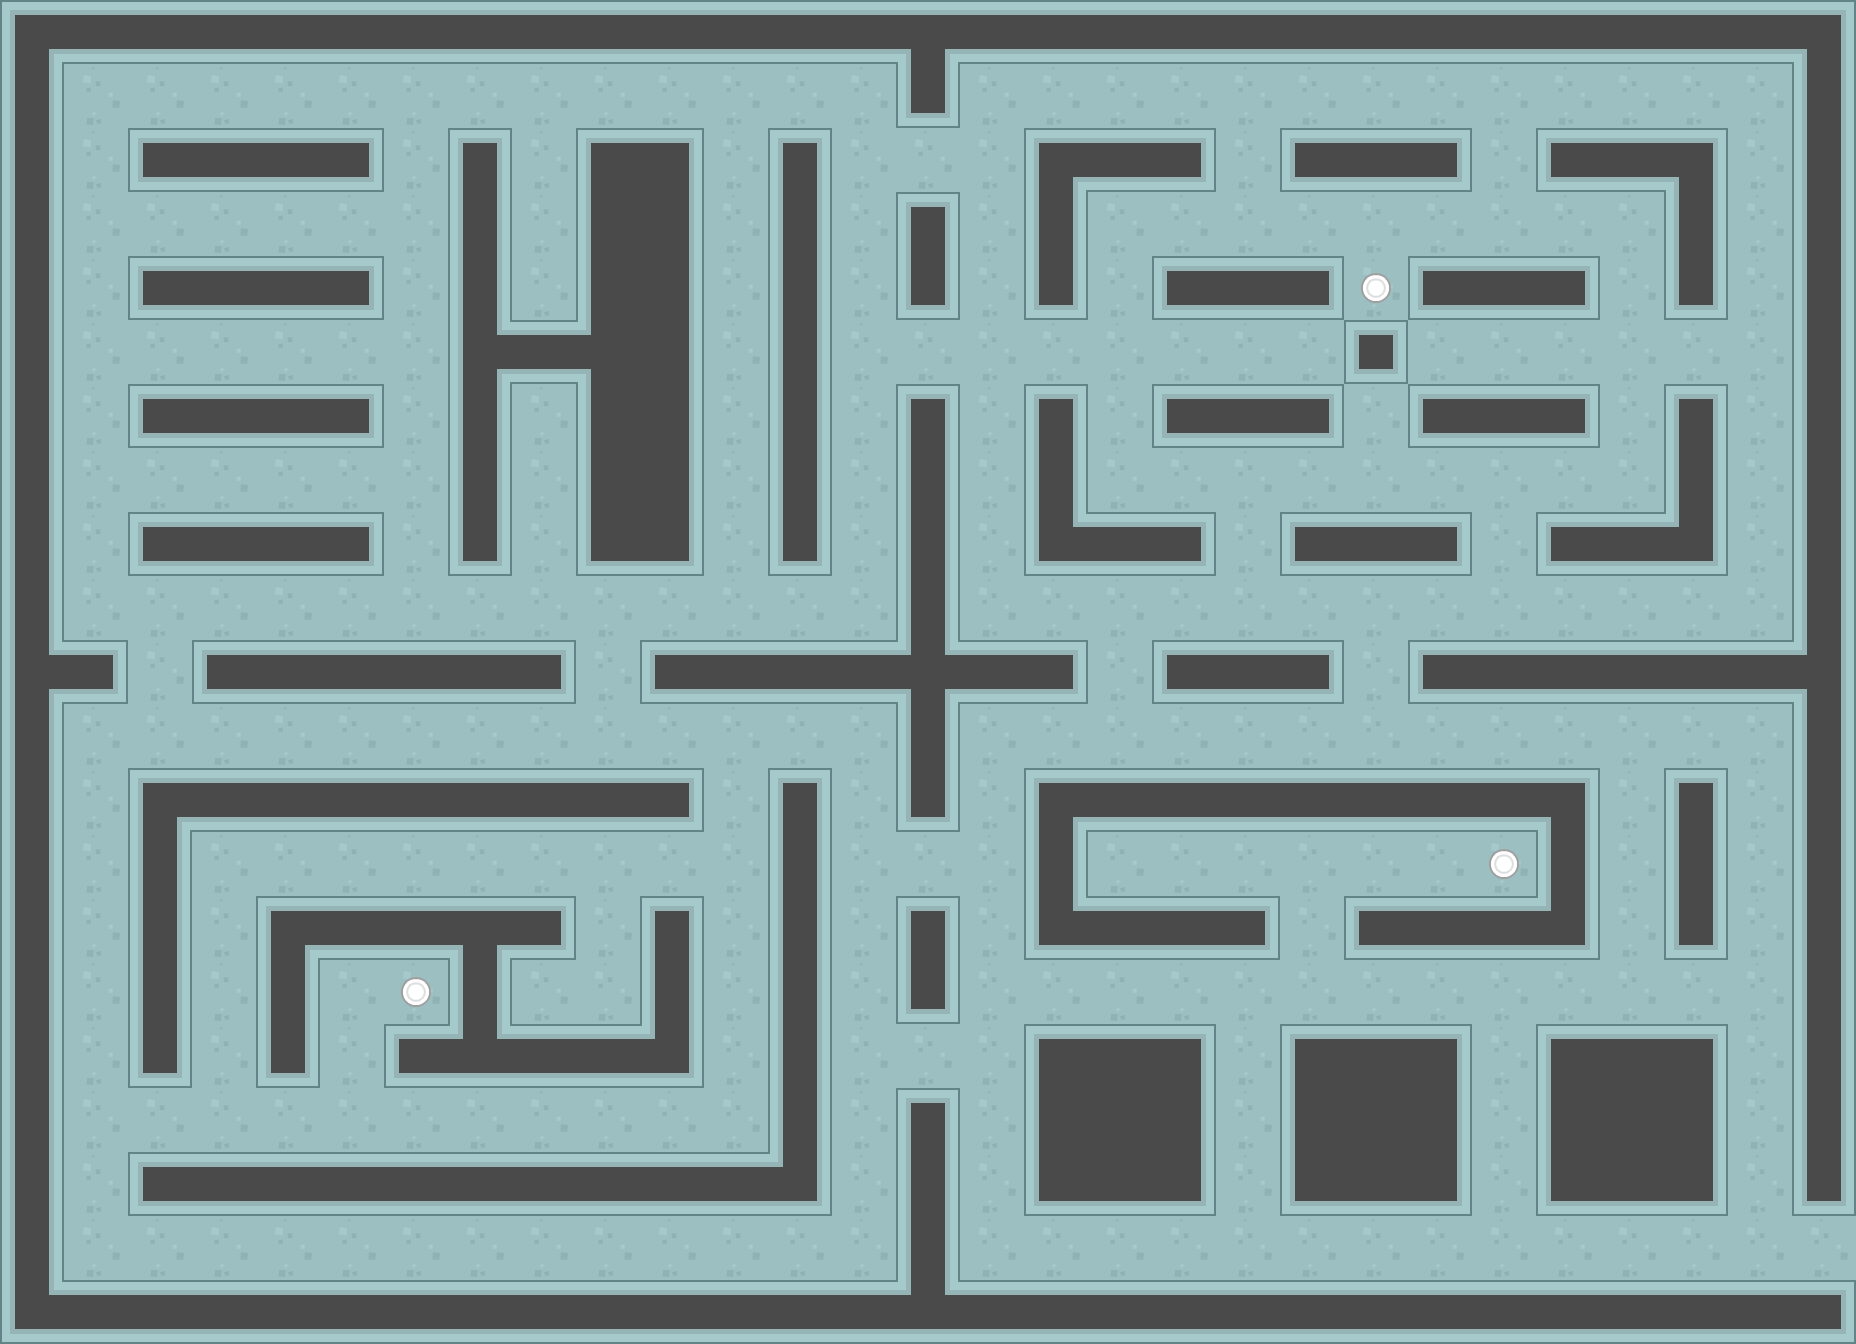

This is a level from a 2D game, rendered from its Tiled map with the project's own tilesets. A one-line summary and the complete map file follow:
An orthogonal 29x21 tile map with 64x64 px tiles, 2 tile layers (Background, Walls & Interactibles).

<map version="1.10" tiledversion="1.10.1" orientation="orthogonal" renderorder="right-down" width="29" height="21" tilewidth="64" tileheight="64" infinite="0" nextlayerid="3" nextobjectid="1">
 <tileset firstgid="1" source="tileset3.tsx" />
 <layer id="1" name="Background" width="29" height="21">
  <data encoding="csv">
1,1,1,1,1,1,1,1,1,1,1,1,1,1,1,1,1,1,1,1,1,1,1,1,1,1,1,1,1,
1,1,1,1,1,1,1,1,1,1,1,1,1,1,1,1,1,1,1,1,1,1,1,1,1,1,1,1,1,
1,1,1,1,1,1,1,1,1,1,1,1,1,1,1,1,1,1,1,1,1,1,1,1,1,1,1,1,1,
1,1,1,1,1,1,1,1,1,1,1,1,1,1,1,1,1,1,1,1,1,1,1,1,1,1,1,1,1,
1,1,1,1,1,1,1,1,1,1,1,1,1,1,1,1,1,1,1,1,1,1,1,1,1,1,1,1,1,
1,1,1,1,1,1,1,1,1,1,1,1,1,1,1,1,1,1,1,1,1,1,1,1,1,1,1,1,1,
1,1,1,1,1,1,1,1,1,1,1,1,1,1,1,1,1,1,1,1,1,1,1,1,1,1,1,1,1,
1,1,1,1,1,1,1,1,1,1,1,1,1,1,1,1,1,1,1,1,1,1,1,1,1,1,1,1,1,
1,1,1,1,1,1,1,1,1,1,1,1,1,1,1,1,1,1,1,1,1,1,1,1,1,1,1,1,1,
1,1,1,1,1,1,1,1,1,1,1,1,1,1,1,1,1,1,1,1,1,1,1,1,1,1,1,1,1,
1,1,1,1,1,1,1,1,1,1,1,1,1,1,1,1,1,1,1,1,1,1,1,1,1,1,1,1,1,
1,1,1,1,1,1,1,1,1,1,1,1,1,1,1,1,1,1,1,1,1,1,1,1,1,1,1,1,1,
1,1,1,1,1,1,1,1,1,1,1,1,1,1,1,1,1,1,1,1,1,1,1,1,1,1,1,1,1,
1,1,1,1,1,1,1,1,1,1,1,1,1,1,1,1,1,1,1,1,1,1,1,1,1,1,1,1,1,
1,1,1,1,1,1,1,1,1,1,1,1,1,1,1,1,1,1,1,1,1,1,1,1,1,1,1,1,1,
1,1,1,1,1,1,1,1,1,1,1,1,1,1,1,1,1,1,1,1,1,1,1,1,1,1,1,1,1,
1,1,1,1,1,1,1,1,1,1,1,1,1,1,1,1,1,1,1,1,1,1,1,1,1,1,1,1,1,
1,1,1,1,1,1,1,1,1,1,1,1,1,1,1,1,1,1,1,1,1,1,1,1,1,1,1,1,1,
1,1,1,1,1,1,1,1,1,1,1,1,1,1,1,1,1,1,1,1,1,1,1,1,1,1,1,1,1,
1,1,1,1,1,1,1,1,1,1,1,1,1,1,1,1,1,1,1,1,1,1,1,1,1,1,1,1,1,
1,1,1,1,1,1,1,1,1,1,1,1,1,1,1,1,1,1,1,1,1,1,1,1,1,1,1,1,1
</data>
 </layer>
 <layer id="2" name="Walls &amp; Interactibles" width="29" height="21">
  <data encoding="csv">
53,3,3,3,3,3,3,3,3,3,3,3,3,3,4,3,3,3,3,3,3,3,3,3,3,3,3,3,2,
12,0,0,0,0,0,0,0,0,0,0,0,0,0,7,0,0,0,0,0,0,0,0,0,0,0,0,0,12,
12,0,16,3,3,6,0,15,0,8,9,0,15,0,0,0,53,3,6,0,16,3,6,0,16,3,2,0,12,
12,0,0,0,0,0,0,12,0,23,24,0,12,0,15,0,12,0,0,0,0,0,0,0,0,0,12,0,12,
12,0,16,3,3,6,0,12,0,23,24,0,12,0,7,0,7,0,16,3,6,54,16,3,6,0,7,0,12,
12,0,0,0,0,0,0,13,3,31,24,0,12,0,0,0,0,0,0,0,0,34,0,0,0,0,0,0,12,
12,0,16,3,3,6,0,12,0,23,24,0,12,0,15,0,15,0,16,3,6,0,16,3,6,0,15,0,12,
12,0,0,0,0,0,0,12,0,23,24,0,12,0,12,0,12,0,0,0,0,0,0,0,0,0,12,0,12,
12,0,16,3,3,6,0,7,0,17,18,0,7,0,12,0,10,3,6,0,16,3,6,0,16,3,11,0,12,
12,0,0,0,0,0,0,0,0,0,0,0,0,0,12,0,0,0,0,0,0,0,0,0,0,0,0,0,12,
13,6,0,16,3,3,3,3,6,0,16,3,3,3,26,3,6,0,16,3,6,0,16,3,3,3,3,3,14,
12,0,0,0,0,0,0,0,0,0,0,0,0,0,12,0,0,0,0,0,0,0,0,0,0,0,0,0,12,
12,0,53,3,3,3,3,3,3,3,6,0,15,0,7,0,53,3,3,3,3,3,3,3,2,0,15,0,12,
12,0,12,0,0,0,0,0,0,0,0,0,12,0,0,0,12,0,0,0,0,0,0,54,12,0,12,0,12,
12,0,12,0,53,3,3,4,6,0,15,0,12,0,15,0,10,3,3,6,0,16,3,3,11,0,7,0,12,
12,0,12,0,12,0,54,12,0,0,12,0,12,0,7,0,0,0,0,0,0,0,0,0,0,0,0,0,12,
12,0,7,0,7,0,16,5,3,3,11,0,12,0,0,0,8,32,9,0,8,32,9,0,8,32,9,0,12,
12,0,0,0,0,0,0,0,0,0,0,0,12,0,15,0,23,25,24,0,23,25,24,0,23,25,24,0,12,
12,0,16,3,3,3,3,3,3,3,3,3,11,0,12,0,17,33,18,0,17,33,18,0,17,33,18,0,7,
12,0,0,0,0,0,0,0,0,0,0,0,0,0,12,0,0,0,0,0,0,0,0,0,0,0,0,0,0,
10,3,3,3,3,3,3,3,3,3,3,3,3,3,5,3,3,3,3,3,3,3,3,3,3,3,3,3,6
</data>
 </layer>
</map>